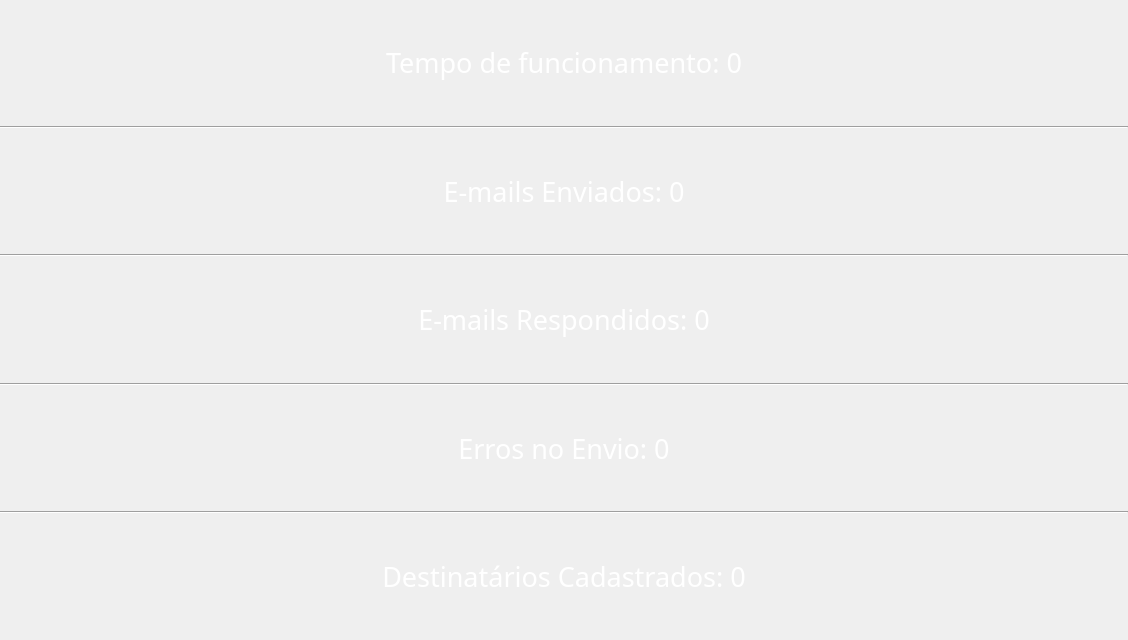
                <widget class="QWidget" name="scrollAreaWidgetContents_3">
                 <property name="geometry">
                  <rect>
                   <x>0</x>
                   <y>0</y>
                   <width>1128</width>
                   <height>640</height>
                  </rect>
                 </property>
                 <property name="minimumSize">
                  <size>
                   <width>0</width>
                   <height>0</height>
                  </size>
                 </property>
                 <property name="font">
                  <font>
                   <kerning>true</kerning>
                  </font>
                 </property>
                 <layout class="QVBoxLayout" name="verticalLayout_7">
                  <property name="spacing">
                   <number>0</number>
                  </property>
                  <property name="leftMargin">
                   <number>0</number>
                  </property>
                  <property name="topMargin">
                   <number>0</number>
                  </property>
                  <property name="rightMargin">
                   <number>0</number>
                  </property>
                  <property name="bottomMargin">
                   <number>0</number>
                  </property>
                  <item>
                   <widget class="QLabel" name="label_tempo_funcionamento">
                    <property name="font">
                     <font>
                      <family>Candara</family>
                     </font>
                    </property>
                    <property name="styleSheet">
                     <string notr="true">color: rgb(255, 255, 255);</string>
                    </property>
                    <property name="text">
                     <string>&lt;html&gt;&lt;head/&gt;&lt;body&gt;&lt;p align=&quot;center&quot;&gt;&lt;span style=&quot; font-size:20pt;&quot;&gt;Tempo de funcionamento: 0&lt;/span&gt;&lt;/p&gt;&lt;/body&gt;&lt;/html&gt;</string>
                    </property>
                   </widget>
                  </item>
                  <item>
                   <widget class="Line" name="line">
                    <property name="styleSheet">
                     <string notr="true">color: rgb(114, 140, 255);</string>
                    </property>
                    <property name="orientation">
                     <enum>Qt::Horizontal</enum>
                    </property>
                   </widget>
                  </item>
                  <item>
                   <widget class="QLabel" name="label_emails_enviados">
                    <property name="font">
                     <font>
                      <family>Candara</family>
                     </font>
                    </property>
                    <property name="styleSheet">
                     <string notr="true">color: rgb(255, 255, 255);</string>
                    </property>
                    <property name="text">
                     <string>&lt;html&gt;&lt;head/&gt;&lt;body&gt;&lt;p align=&quot;center&quot;&gt;&lt;span style=&quot; font-size:20pt;&quot;&gt;E-mails Enviados: 0&lt;/span&gt;&lt;/p&gt;&lt;/body&gt;&lt;/html&gt;</string>
                    </property>
                   </widget>
                  </item>
                  <item>
                   <widget class="Line" name="line_2">
                    <property name="orientation">
                     <enum>Qt::Horizontal</enum>
                    </property>
                   </widget>
                  </item>
                  <item>
                   <widget class="QLabel" name="label_emails_respondidos">
                    <property name="font">
                     <font>
                      <family>Candara</family>
                     </font>
                    </property>
                    <property name="styleSheet">
                     <string notr="true">color: rgb(255, 255, 255);</string>
                    </property>
                    <property name="text">
                     <string>&lt;html&gt;&lt;head/&gt;&lt;body&gt;&lt;p align=&quot;center&quot;&gt;&lt;span style=&quot; font-size:20pt;&quot;&gt;E-mails Respondidos: 0&lt;/span&gt;&lt;/p&gt;&lt;/body&gt;&lt;/html&gt;</string>
                    </property>
                   </widget>
                  </item>
                  <item>
                   <widget class="Line" name="line_3">
                    <property name="orientation">
                     <enum>Qt::Horizontal</enum>
                    </property>
                   </widget>
                  </item>
                  <item>
                   <widget class="QLabel" name="label_erros_no_envio">
                    <property name="font">
                     <font>
                      <family>Candara</family>
                     </font>
                    </property>
                    <property name="styleSheet">
                     <string notr="true">color: rgb(255, 255, 255);</string>
                    </property>
                    <property name="text">
                     <string>&lt;html&gt;&lt;head/&gt;&lt;body&gt;&lt;p align=&quot;center&quot;&gt;&lt;span style=&quot; font-size:20pt;&quot;&gt;Erros no Envio: 0&lt;/span&gt;&lt;/p&gt;&lt;/body&gt;&lt;/html&gt;</string>
                    </property>
                   </widget>
                  </item>
                  <item>
                   <widget class="Line" name="line_4">
                    <property name="orientation">
                     <enum>Qt::Horizontal</enum>
                    </property>
                   </widget>
                  </item>
                  <item>
                   <widget class="QLabel" name="label_destinatarios_cadastrados">
                    <property name="font">
                     <font>
                      <family>Candara</family>
                     </font>
                    </property>
                    <property name="styleSheet">
                     <string notr="true">color: rgb(255, 255, 255);</string>
                    </property>
                    <property name="text">
                     <string>&lt;html&gt;&lt;head/&gt;&lt;body&gt;&lt;p align=&quot;center&quot;&gt;&lt;span style=&quot; font-size:20pt;&quot;&gt;Destinatários Cadastrados: 0&lt;/span&gt;&lt;/p&gt;&lt;/body&gt;&lt;/html&gt;</string>
                    </property>
                   </widget>
                  </item>
                 </layout>
                </widget>
